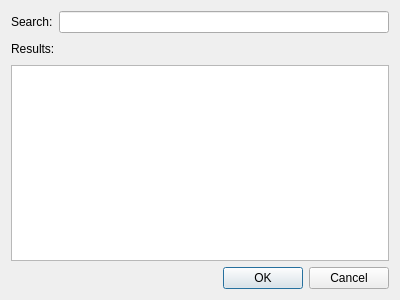
<?xml version="1.0" encoding="UTF-8"?>
<ui version="4.0">
 <class>Search_dialog</class>
 <widget class="QDialog" name="Search_dialog">
  <property name="geometry">
   <rect>
    <x>0</x>
    <y>0</y>
    <width>400</width>
    <height>300</height>
   </rect>
  </property>
  <property name="windowTitle">
   <string>Dialog</string>
  </property>
  <layout class="QVBoxLayout" name="verticalLayout_3">
   <item>
    <layout class="QHBoxLayout" name="horizontalLayout_3">
     <item>
      <widget class="QLabel" name="label_2">
       <property name="text">
        <string>Search:</string>
       </property>
      </widget>
     </item>
     <item>
      <widget class="QLineEdit" name="lineEdit"/>
     </item>
    </layout>
   </item>
   <item>
    <layout class="QVBoxLayout" name="verticalLayout_2">
     <item>
      <layout class="QVBoxLayout" name="verticalLayout">
       <item>
        <layout class="QHBoxLayout" name="horizontalLayout">
         <item>
          <widget class="QLabel" name="label">
           <property name="text">
            <string>Results:</string>
           </property>
          </widget>
         </item>
         <item>
          <spacer name="horizontalSpacer">
           <property name="orientation">
            <enum>Qt::Horizontal</enum>
           </property>
           <property name="sizeHint" stdset="0">
            <size>
             <width>40</width>
             <height>20</height>
            </size>
           </property>
          </spacer>
         </item>
        </layout>
       </item>
       <item>
        <widget class="QListWidget" name="listWidget"/>
       </item>
      </layout>
     </item>
     <item>
      <widget class="QDialogButtonBox" name="buttonBox">
       <property name="orientation">
        <enum>Qt::Horizontal</enum>
       </property>
       <property name="standardButtons">
        <set>QDialogButtonBox::Cancel|QDialogButtonBox::Ok</set>
       </property>
      </widget>
     </item>
    </layout>
   </item>
  </layout>
 </widget>
 <resources/>
 <connections>
  <connection>
   <sender>buttonBox</sender>
   <signal>accepted()</signal>
   <receiver>Search_dialog</receiver>
   <slot>accept()</slot>
   <hints>
    <hint type="sourcelabel">
     <x>248</x>
     <y>254</y>
    </hint>
    <hint type="destinationlabel">
     <x>157</x>
     <y>274</y>
    </hint>
   </hints>
  </connection>
  <connection>
   <sender>buttonBox</sender>
   <signal>rejected()</signal>
   <receiver>Search_dialog</receiver>
   <slot>reject()</slot>
   <hints>
    <hint type="sourcelabel">
     <x>316</x>
     <y>260</y>
    </hint>
    <hint type="destinationlabel">
     <x>286</x>
     <y>274</y>
    </hint>
   </hints>
  </connection>
 </connections>
</ui>
